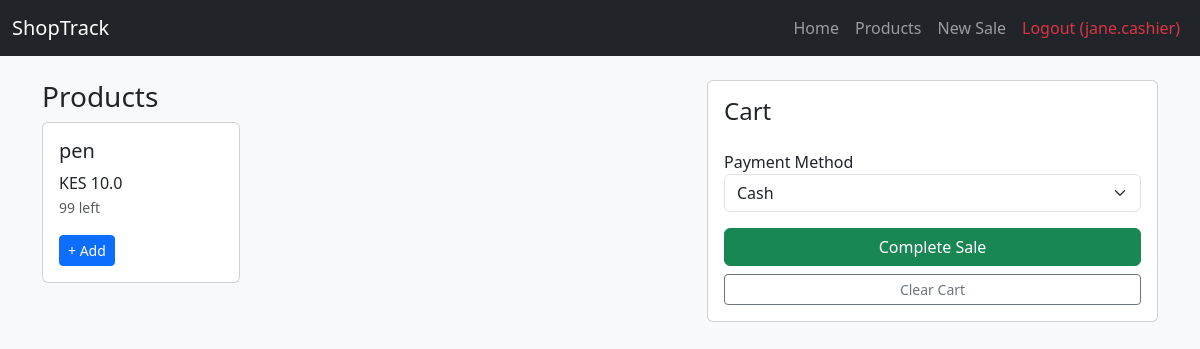
The page /sales (signed in) on the database its author committed.
### tables this page shows
CREATE TABLE products (
        id INTEGER PRIMARY KEY AUTOINCREMENT,
        sku TEXT UNIQUE NOT NULL,
        name TEXT NOT NULL,
        category_id INTEGER,
        buying_price REAL NOT NULL,
        selling_price REAL NOT NULL,
        quantity INTEGER NOT NULL DEFAULT 0,
        reorder_level INTEGER NOT NULL DEFAULT 10,
        FOREIGN KEY (category_id) REFERENCES categories (id)
    );

### app/routes.py (the view, shortened to what this page needs)
@bp.route('/sales', methods=['GET', 'POST'])
def sales():
    if 'user_id' not in session:
        return redirect(url_for('main.login'))
    db = get_db()
    if 'cart' not in session:
        session['cart'] = []
    products_list = db.execute("SELECT * FROM products").fetchall()
    return render_template('sales.html', products=products_list, cart=session.get('cart', []))

### app/models.py (called while the page is built)
def get_db():
    if 'db' not in g:
        g.db = sqlite3.connect(
            current_app.config['DATABASE'],
            detect_types=sqlite3.PARSE_DECLTYPES
        )
        g.db.row_factory = sqlite3.Row
    return g.db

### app/templates/sales.html (shortened to what this page needs)
{% extends "base.html" %}
{% block content %}
<div class="row">
    <div class="col-md-7">
        <h3>Products</h3>
        <div class="row">
            {% for p in products %}
            <div class="col-md-4 mb-3">
                <div class="card h-100">
                    <div class="card-body">
                        <h5 class="card-title">{{ p.name }}</h5>
                        <p class="card-text">KES {{ p.selling_price }}<br><small class="text-muted">{{ p.quantity }} left</small></p>
                        <form method="POST">
                            <button type="submit" class="btn btn-primary btn-sm">+ Add</button>
                        </form>
                    </div>
                </div>
            </div>
            {% endfor %}
        </div>
    </div>
    <div class="col-md-5">
        <div class="card">
            <div class="card-body">
                <h4>Cart</h4>
                <form method="POST">
                    <div class="mb-3">
                        <label>Payment Method</label>
                        <select name="payment_method" class="form-select">
                            <option value="Cash">Cash</option>
                        </select>
                    </div>
                    <button type="submit" class="btn btn-success w-100">Complete Sale</button>
                </form>
                <form method="POST" class="mt-2">
                    <button type="submit" class="btn btn-outline-secondary btn-sm w-100">Clear Cart</button>
                </form>
            </div>
        </div>
    </div>
</div>
{% endblock %}

### rows shown on the page
products: name "pen", selling_price "10.0", quantity "99"

### other values the page prints
{{ session.get('username') }} "jane.cashier"
